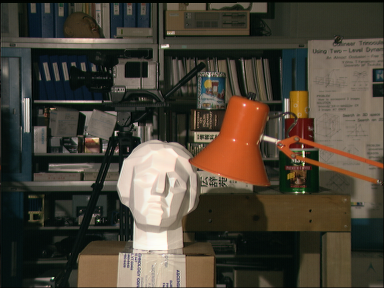
#> input picture tsukuba_l.png, 384 x 288 px
$ python project.py
#> lines starting #> are read from the running program, lines starting #| are printed output that depends on the picture; after the words box and inside, x2 and y2 are one past the last pixel; in counts of white or black regions, pixels touching at a corner belong together; long printed decimals are rounded; pictures that were not available may be replaced by others from this repository, and a replacement may not be noted
import matplotlib.pyplot as plt
import argparse
import cv2 as cv
import pandas as pd
import numpy as np
##############################################################################################################
# Axis definition
X_AXIS = 1
Y_AXIS = 0
# Dissimilarity measure
M_SAD = 0
M_SSD = 1
# Chessboard dimensions (in millimeters)
H = 178
W = 125
# Chessboard parameters
CB_INNER_W_CORNERS = 6
CB_INNER_H_CORNERS = 8
# Best blocksize value
BEST_BLOCKSIZE_VALUE=33
# Alarm trigger limit (in mm)
MINIMUM_DISTANCE = 800
# Camera parameters
FOCAL_LENGHT =  567.2 #in pixels
BASELINE = 92.226  #in mm
# Smoothing curves window size
SMOOTH=10
##############################################################################################################
def cutMatrix(img, imageDim):
    centerY = img.shape[Y_AXIS]//2
    centerX = img.shape[X_AXIS]//2
    return img[centerY-(imageDim//2):centerY+(imageDim//2), centerX-(imageDim//2):centerX+(imageDim//2)]
##############################################################################################################
def computeCVDisparityMap(imgL, imgR, numDisparities, blockSize, imageDim):
    stereoMatcher = cv.StereoBM_create(numDisparities = numDisparities, blockSize = blockSize)
    disparity_map = stereoMatcher.compute(imgL, imgR).astype(np.float32) / 16.0
    disparity_map = cutMatrix(disparity_map, imageDim)
    return disparity_map
################################################################################################################
def computeChessboard(imgL, imageDim):
    ret, corners = cv.findChessboardCorners(imgL ,(CB_INNER_H_CORNERS,CB_INNER_W_CORNERS))
    if ret == True:
        term = (cv.TERM_CRITERIA_EPS + cv.TERM_CRITERIA_COUNT, 30, 1.0)
        cv.cornerSubPix(imgL, corners, (5, 5), (-1, -1), term)
        cv.drawChessboardCorners(imgL, (CB_INNER_H_CORNERS,CB_INNER_W_CORNERS), corners, ret)
        top_left = corners[0][0]
        top_right = corners[(CB_INNER_W_CORNERS - 1) * CB_INNER_H_CORNERS][0]
        bottom_left = corners[CB_INNER_H_CORNERS - 1][0]
        h = np.linalg.norm(top_left - bottom_left)
        w = np.linalg.norm(top_left - top_right)
        imgL = cutMatrix(imgL, imageDim)
        return imgL, h, w
    else:
        imgL = cutMatrix(imgL, imageDim)
        return imgL, None, None
##############################################################################################################
def computeDisparityMap(imgL, imgR, disparity_range, block_size, imageDim, measure = M_SAD):
    kernel = np.ones([block_size, block_size])
    measure_maps = np.zeros([imageDim, imageDim, len(disparity_range)])
    left_image_f = np.float32(imgL)
    right_image_f = np.float32(imgR)

    left_translation = np.float32([[1, 0, -(left_image_f.shape[X_AXIS]-imageDim)//2], [0, 1, -(left_image_f.shape[Y_AXIS]-imageDim)//2]])
    left_ROI = cv.warpAffine(left_image_f, left_translation, (imageDim, imageDim))
    for i in disparity_range:
        right_translation = left_translation + ([[0,0,i],[0,0,0]])
        right_ROI = cv.warpAffine(right_image_f, right_translation, (imageDim, imageDim))
        if measure == M_SSD:
            differences = np.square(left_ROI-right_ROI)
        else: # M_SAD
            differences = np.abs(left_ROI-right_ROI)
        measure_map = cv.filter2D(src=differences, ddepth=-1, kernel=kernel, borderType=cv.BORDER_ISOLATED)
        measure_maps[:, :, i-disparity_range[0]] = measure_map

    disparity_map = np.argmin(measure_maps, axis=-1)
    disparity_map += disparity_range[0]
    return disparity_map, measure_maps
##############################################################################################################
def main(numDisparities, blockSize, imageDim, display = False):
    df = pd.DataFrame(columns = [
        'Z_CV(m)',
        'Z(m)',
        'Hdiff_CV','Wdiff_CV',
        'Hdiff','Wdiff'])
    LCameraView = cv.VideoCapture('robotL.avi')
    RCameraView = cv.VideoCapture('robotR.avi')
    frame_counter = 0
    disparity_range = np.arange(numDisparities)
    try:
        while LCameraView.isOpened() and RCameraView.isOpened():
            frame_counter += 1
            Lret, frameL = LCameraView.read()
            Rret, frameR = RCameraView.read()
            if (not Lret) or (frameL is None) or (not Rret) or (frameR is None):
                LCameraView.release()
                RCameraView.release()
                print("Can't receive frame (stream end?). Exiting ...")
                break
            imgL = cv.cvtColor(frameL, cv.COLOR_BGR2GRAY)
            imgR = cv.cvtColor(frameR, cv.COLOR_BGR2GRAY)
            ######################################################
            cv_disparity_map = computeCVDisparityMap(imgL, imgR, numDisparities, blockSize, imageDim)
            mask = cv_disparity_map >= 0 # -1 values are not considered (no disparity)
            mainDisparity = np.average(cv_disparity_map[mask])
            z_cv = (FOCAL_LENGHT * BASELINE) / mainDisparity
            print("Z_Disparity_CV {}".format(z_cv/1000))
            ######################################################
            disparity_map, _ = computeDisparityMap(imgL, imgR, disparity_range, blockSize, imageDim, M_SAD)
            mainDisparity = np.average(disparity_map)
            z = (FOCAL_LENGHT * BASELINE) / mainDisparity
            print("Z_Disparity {}".format(z/1000))
            ######################################################
            imgChessboard, h, w = computeChessboard(imgL, imageDim)
            ######################################################
            if (h != None and w != None):
                HComputed = (z_cv * h) / FOCAL_LENGHT
                WComputed = (z_cv * w) / FOCAL_LENGHT
                print("HComputed_CV {}".format(HComputed), "WComputed_CV {}".format(WComputed))
                Hdiff_CV = abs(HComputed - H)
                Wdiff_CV = abs(WComputed - W)
                print("Hdiff_CV {}".format(Hdiff), "Wdiff_CV {}".format(Wdiff))
                HComputed = (z * h) / FOCAL_LENGHT
                WComputed = (z * w) / FOCAL_LENGHT
                print("HComputed {}".format(HComputed), "WComputed {}".format(WComputed))
                Hdiff = abs(HComputed - H)
                Wdiff = abs(WComputed - W)
                print("Hdiff {}".format(Hdiff), "Wdiff {}".format(Wdiff))
            else:
                Hdiff_CV = None
                Wdiff_CV = None
                Hdiff = None
                Wdiff = None
            ######################################################
            if display:
                plt.figure('Display');
                plt.clf()
                plt.subplot(1,3,1)
                plt.imshow(cv_disparity_map, vmin=cv_disparity_map.min(), vmax=cv_disparity_map.max(), cmap='gray')
                plt.subplot(1,3,2)
                plt.imshow(disparity_map, vmin=disparity_map.min(), vmax=disparity_map.max(), cmap='gray')
                plt.subplot(1,3,3)
                plt.imshow(imgChessboard, cmap='gray')
                plt.pause(0.000001)
            ######################################################
            df.loc[len(df)] = {
                'Z_CV(m)' : z_cv/1000,
                'Z(m)' : z/1000,
                'Hdiff_CV': Hdiff_CV, 'Wdiff_CV': Wdiff_CV,
                'Hdiff': Hdiff, 'Wdiff': Wdiff
            }
            ######################################################
        df = df[df['Hdiff_CV'] != None]
        df = df[df['Wdiff_CV'] != None]
        df = df[df['Hdiff'] != None]
        df = df[df['Wdiff'] != None]
        df['Hdiff_CV'] = df.Hdiff_CV.rolling(SMOOTH).mean()
        df['Wdiff_CV'] = df.Wdiff_CV.rolling(SMOOTH).mean()
        df['Hdiff'] = df.Hdiff.rolling(SMOOTH).mean()
        df['Wdiff'] = df.Wdiff.rolling(SMOOTH).mean()
        plt.figure()
        plt.plot(df['Z_CV(m)'], label='Z_CV(m)', color='orange')
        plt.plot(df['Z(m)'], label='Z(m)', color='blue')
        plt.title("Z(m)")
        plt.figure()
        plt.plot(df['Hdiff_CV'], label='Hdiff_CV', color='orange')
        plt.plot(df['Hdiff'], label='Hdiff', color='blue')
        plt.title("Hdiff")
        plt.legend()
        plt.figure()
        plt.plot(df['Wdiff_CV'], label='Wdiff_CV', color='orange')
        plt.plot(df['Wdiff'], label='Wdiff', color='blue')
        plt.title("Wdiff")
        plt.legend()
        plt.tight_layout()
        plt.show()
        print("Hdiff_CV {}".format(df['Hdiff_CV'].mean()))
        print("Hdiff {}".format(df['Hdiff'].mean()))
        print("Wdiff_CV {}".format(df['Wdiff_CV'].mean()))
        print("Wdiff {}".format(df['Wdiff'].mean()))
    except KeyboardInterrupt:
        LCameraView.release()
        RCameraView.release()
        print("Released Video Resource")

def test(numDisparities=16, blockSize=33, imageDim=100):
#> called with numDisparities = 16, blockSize = 33, imageDim = 100
    frameL = cv.imread('tsukuba_l.png')
#> frameL is the input picture: shape (288, 384, 3); mean B, G, R 55.3, 67.6, 74.7
    frameR = cv.imread('tsukuba_r.png')
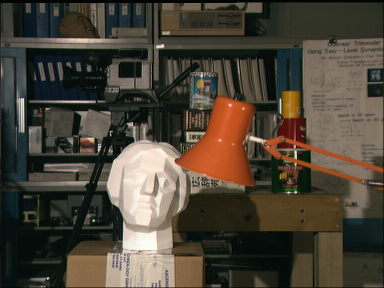
#> input picture tsukuba_r.png, 384 x 288 px
#> frameR is the input picture: shape (288, 384, 3); mean B, G, R 55.4, 67.9, 75.3
    imgL = cv.cvtColor(frameL, cv.COLOR_BGR2GRAY)
    imgR = cv.cvtColor(frameR, cv.COLOR_BGR2GRAY)
    cv_disparity_map = computeCVDisparityMap(imgL, imgR, numDisparities, blockSize, imageDim)
    mask = cv_disparity_map > 0 # -1 values are not considered (no disparity)
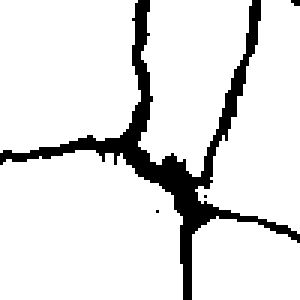
#> mask: shape (100, 100) bool (shown 3 times larger); 88.8% white; 4 black regions (3 under 20 px), largest, box (x1, y1, x2, y2) and area: (0, 0, 100, 100) 1110
    mainDisparity = np.average(cv_disparity_map[mask])
#> mainDisparity = 9.12
    print("MainDisparityCV {}".format(mainDisparity))
#| MainDisparityCV 9.125
    disparity_map, _ = computeDisparityMap(imgL, imgR, np.arange(numDisparities), blockSize, imageDim, M_SAD)
#> in computeDisparityMap, `left_ROI = cv.warpAffine(left_image_f, left_translation, (imageDim, im..`:
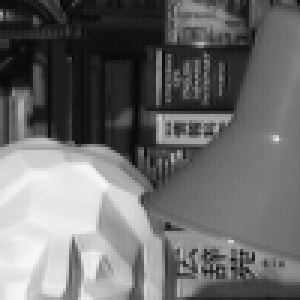
#> left_ROI: shape (100, 100) float32 (shown 3 times larger); min 6, max 247, mean 108.2
#> the loop in computeDisparityMap, `for i in disparity_range:` made 16 passes
#> right_translation on passes 1 to 12: [[1, 0, -142], [0, 1, -94]], [[1, 0, -141], [0, 1, -94]], [[1, 0, -140], [0, 1, -94]], [[1, 0, -139], [0, 1, -94]], [[1, 0, -138], [0, 1, -94]], [[1, 0, -137], [0, 1, -94]], [[1, 0, -136], [0, 1, -94]], [[1, 0, -135], [0, 1, -94]], [[1, 0, -134], [0, 1, -94]], [[1, 0, -133], [0, 1, -94]], [[1, 0, -132], [0, 1, -94]], [[1, 0, -131], [0, 1, -94]]
#> in computeDisparityMap, `disparity_map = np.argmin(measure_maps, axis=-1)`:
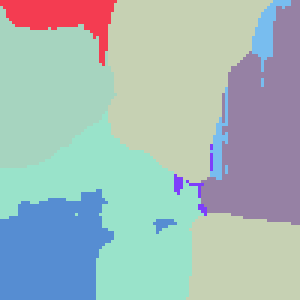
#> disparity_map: shape (100, 100) int64 (shown 3 times larger); 8 distinct labels, from 5 to 14; one colour per label, 0 black
    mainDisparity = np.average(disparity_map)
#> mainDisparity = 9.29
    print("MainDisparity {}".format(mainDisparity))
#| MainDisparity 9.2894
    plt.figure('Display')
    plt.clf()
    plt.subplot(1,3,1)
    plt.imshow(cutMatrix(imgL,imageDim), cmap='gray')
    plt.subplot(1,3,2)
    plt.imshow(cv_disparity_map, vmin=cv_disparity_map.min(), vmax=cv_disparity_map.max(), cmap='gray')
    plt.subplot(1,3,3)
    plt.imshow(disparity_map, vmin=disparity_map.min(), vmax=disparity_map.max(), cmap='gray')
    plt.show()

##############################################################################################################
def getParams():
    parser = argparse.ArgumentParser(prog='CVproject', description='Computer Vision Project')
    parser.add_argument('--imageDim',default='200', help='Image box dimension to cut from original frames', type=int)
    parser.add_argument('--numDisparities',default='128', help='Disparities number parameter for disparity map algorithm', type=int)
    parser.add_argument('--blockSize',default=BEST_BLOCKSIZE_VALUE, help='Block size parameter for disparity map algorithm', type=int)
    parser.add_argument('--display', help='Display the results', action='store_true')
    return parser.parse_args()

if __name__ == "__main__":
    args = getParams()
    test()
    main(args.numDisparities, args.blockSize, args.imageDim, args.display)
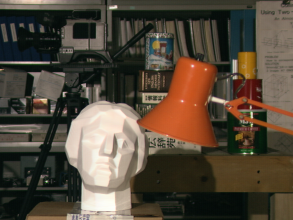
#> input picture tsukuba_l_rotated.png, 293 x 220 px, given in place of robotL.avi, which was not available
#> in main, frameL is the input picture: shape (220, 293, 3); mean B, G, R 59, 73.1, 84.1
#> in computeCVDisparityMap (call 2), `disparity_map = stereoMatcher.compute(imgL, imgR).astype(np.float32) /..`: disparity_map: shape (220, 293) float32; values -1 (black) and 0 (white), 39.1% white; 1 white region, box (x1, y1, x2, y2) and area: (143, 16, 277, 204) 25192
#> call 3 of cutMatrix, with imageDim = 200
#> in cutMatrix (call 3), `return img[centerY-(imageDim//2):centerY+(imageDim//2), centerX-(image..`:
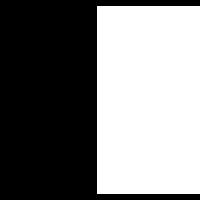
#> returned value: shape (200, 200) float32; values -1 (black) and 0 (white), 48.4% white; 1 white region, box (x1, y1, x2, y2) and area: (97, 6, 200, 194) 19364
#> in main, `mainDisparity = np.average(cv_disparity_map[mask])`: mainDisparity = 0
#> in main, `z_cv = (FOCAL_LENGHT * BASELINE) / mainDisparity`: z_cv = inf
#| Z_Disparity_CV inf
#> the loop in computeDisparityMap (call 2), `for i in disparity_range:` made 128 passes
#> pass 2, in computeDisparityMap (call 2), `measure_map = cv.filter2D(src=differences, ddepth=-1, kernel=kernel, b..`:
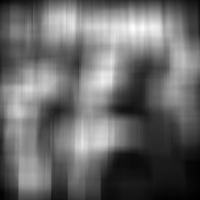
#> measure_map: shape (200, 200) float32; min 411, max 18457, mean 7902.8; drawn with min black and max white
#> in computeDisparityMap (call 2), `disparity_map = np.argmin(measure_maps, axis=-1)`: disparity_map: shape (200, 200) int64; every value is 0
#| Z_Disparity inf
#> in computeChessboard, `ret, corners = cv.findChessboardCorners(imgL ,(CB_INNER_H_CORNERS,CB_I..`: ret = False; corners = None
